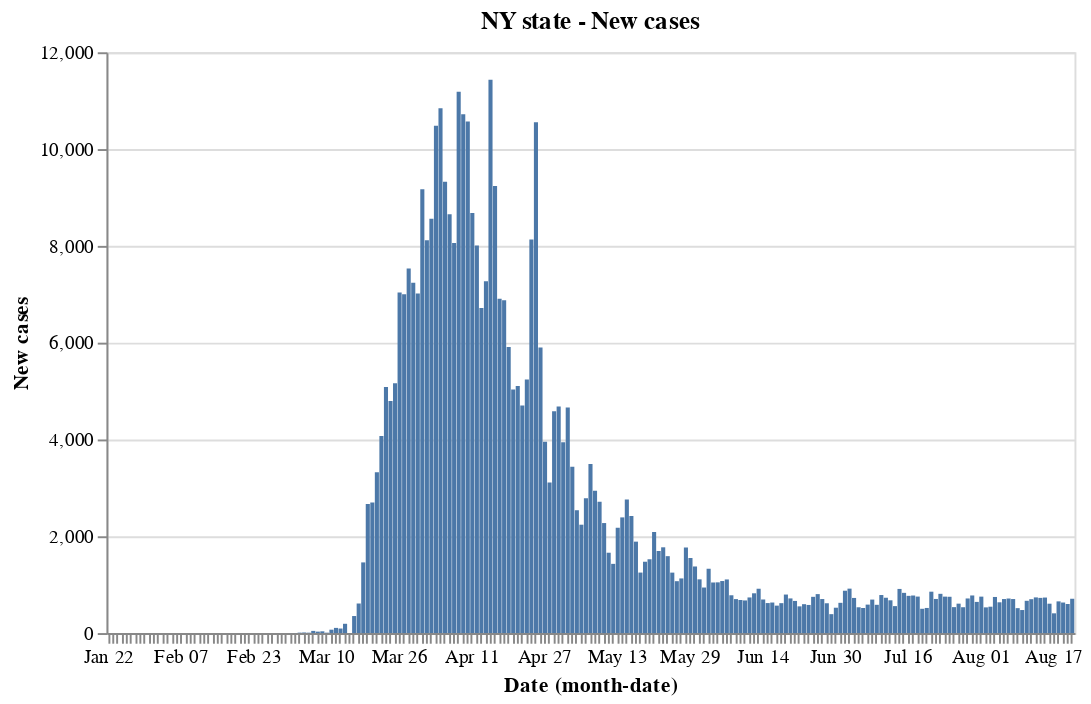

The code cell stored with this chart in its notebook:
### Code cell
#base_ny.encode(y='Confirmed').properties(title='Total Confirmed') | base_ny.encode(y='Deaths',color = red).properties(title='Total deaths')

base_ny.encode(y='New cases').properties(title='NY state - New cases')

### Figure 1 — Vega-Lite specification as saved in the notebook (floating-point values rounded to 4 significant figures; data arrays with more than 128 entries replaced by an {"elided": "..."} marker saying what was removed)
{"config": {"view": {"continuousWidth": 400, "continuousHeight": 300}}, "data": {"name": "data-0baea926d1471d2d850867fa68219132"}, "mark": "bar", "encoding": {"x": {"type": "ordinal", "field": "Date", "timeUnit": "monthdate"}, "y": {"type": "quantitative", "field": "New cases"}}, "title": "NY state - New cases", "width": 500, "$schema": "https://vega.github.io/schema/vega-lite/v4.8.1.json", "datasets": {"data-0baea926d1471d2d850867fa68219132": {"elided": "213 records"}}}
